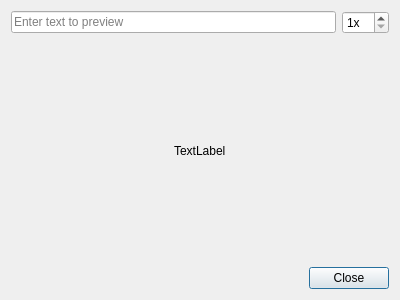
<?xml version="1.0" encoding="UTF-8"?>
<ui version="4.0">
 <class>DialogFontPreview</class>
 <widget class="QDialog" name="DialogFontPreview">
  <property name="geometry">
   <rect>
    <x>0</x>
    <y>0</y>
    <width>400</width>
    <height>300</height>
   </rect>
  </property>
  <property name="windowTitle">
   <string>Font preview</string>
  </property>
  <layout class="QVBoxLayout" name="verticalLayout_2">
   <item>
    <layout class="QHBoxLayout" name="horizontalLayout">
     <item>
      <widget class="QLineEdit" name="lineEditText">
       <property name="placeholderText">
        <string>Enter text to preview</string>
       </property>
      </widget>
     </item>
     <item>
      <widget class="QSpinBox" name="spinBoxScale">
       <property name="suffix">
        <string notr="true">x</string>
       </property>
       <property name="minimum">
        <number>1</number>
       </property>
       <property name="maximum">
        <number>50</number>
       </property>
      </widget>
     </item>
    </layout>
   </item>
   <item>
    <layout class="QHBoxLayout" name="horizontalLayout_2">
     <item>
      <spacer name="horizontalSpacer">
       <property name="orientation">
        <enum>Qt::Horizontal</enum>
       </property>
       <property name="sizeHint" stdset="0">
        <size>
         <width>40</width>
         <height>20</height>
        </size>
       </property>
      </spacer>
     </item>
     <item>
      <layout class="QVBoxLayout" name="verticalLayout">
       <item>
        <spacer name="verticalSpacer_2">
         <property name="orientation">
          <enum>Qt::Vertical</enum>
         </property>
         <property name="sizeHint" stdset="0">
          <size>
           <width>20</width>
           <height>40</height>
          </size>
         </property>
        </spacer>
       </item>
       <item>
        <widget class="QLabel" name="labelPreview">
         <property name="text">
          <string notr="true">TextLabel</string>
         </property>
        </widget>
       </item>
       <item>
        <spacer name="verticalSpacer">
         <property name="orientation">
          <enum>Qt::Vertical</enum>
         </property>
         <property name="sizeHint" stdset="0">
          <size>
           <width>20</width>
           <height>40</height>
          </size>
         </property>
        </spacer>
       </item>
      </layout>
     </item>
     <item>
      <spacer name="horizontalSpacer_2">
       <property name="orientation">
        <enum>Qt::Horizontal</enum>
       </property>
       <property name="sizeHint" stdset="0">
        <size>
         <width>40</width>
         <height>20</height>
        </size>
       </property>
      </spacer>
     </item>
    </layout>
   </item>
   <item>
    <widget class="QDialogButtonBox" name="buttonBox">
     <property name="orientation">
      <enum>Qt::Horizontal</enum>
     </property>
     <property name="standardButtons">
      <set>QDialogButtonBox::Close</set>
     </property>
    </widget>
   </item>
  </layout>
 </widget>
 <resources/>
 <connections>
  <connection>
   <sender>buttonBox</sender>
   <signal>accepted()</signal>
   <receiver>DialogFontPreview</receiver>
   <slot>accept()</slot>
   <hints>
    <hint type="sourcelabel">
     <x>227</x>
     <y>278</y>
    </hint>
    <hint type="destinationlabel">
     <x>157</x>
     <y>274</y>
    </hint>
   </hints>
  </connection>
  <connection>
   <sender>buttonBox</sender>
   <signal>rejected()</signal>
   <receiver>DialogFontPreview</receiver>
   <slot>reject()</slot>
   <hints>
    <hint type="sourcelabel">
     <x>295</x>
     <y>284</y>
    </hint>
    <hint type="destinationlabel">
     <x>286</x>
     <y>274</y>
    </hint>
   </hints>
  </connection>
 </connections>
</ui>
